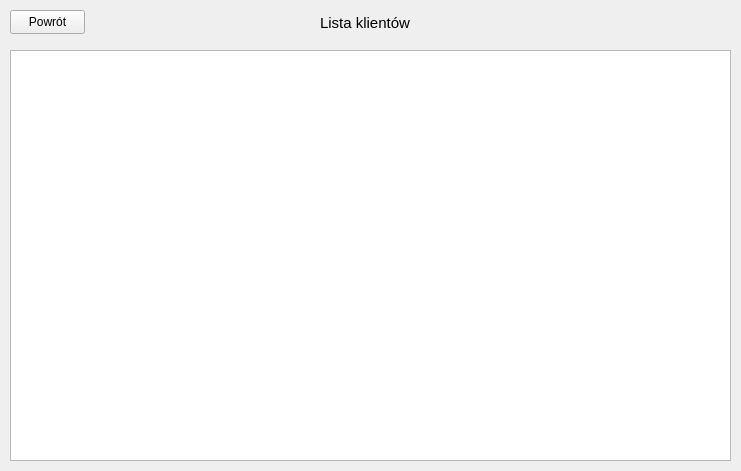
<?xml version="1.0" encoding="UTF-8"?>
<ui version="4.0">
 <class>CustomerList</class>
 <widget class="QWidget" name="CustomerList">
  <property name="geometry">
   <rect>
    <x>0</x>
    <y>0</y>
    <width>741</width>
    <height>471</height>
   </rect>
  </property>
  <property name="windowTitle">
   <string>Form</string>
  </property>
  <widget class="QTableView" name="tableView">
   <property name="geometry">
    <rect>
     <x>10</x>
     <y>50</y>
     <width>721</width>
     <height>411</height>
    </rect>
   </property>
  </widget>
  <widget class="QPushButton" name="backButton">
   <property name="geometry">
    <rect>
     <x>10</x>
     <y>10</y>
     <width>75</width>
     <height>24</height>
    </rect>
   </property>
   <property name="text">
    <string>Powrót</string>
   </property>
  </widget>
  <widget class="QLabel" name="label">
   <property name="geometry">
    <rect>
     <x>320</x>
     <y>15</y>
     <width>91</width>
     <height>16</height>
    </rect>
   </property>
   <property name="font">
    <font>
     <pointsize>11</pointsize>
    </font>
   </property>
   <property name="text">
    <string>Lista klientów</string>
   </property>
  </widget>
 </widget>
 <resources/>
 <connections/>
</ui>
